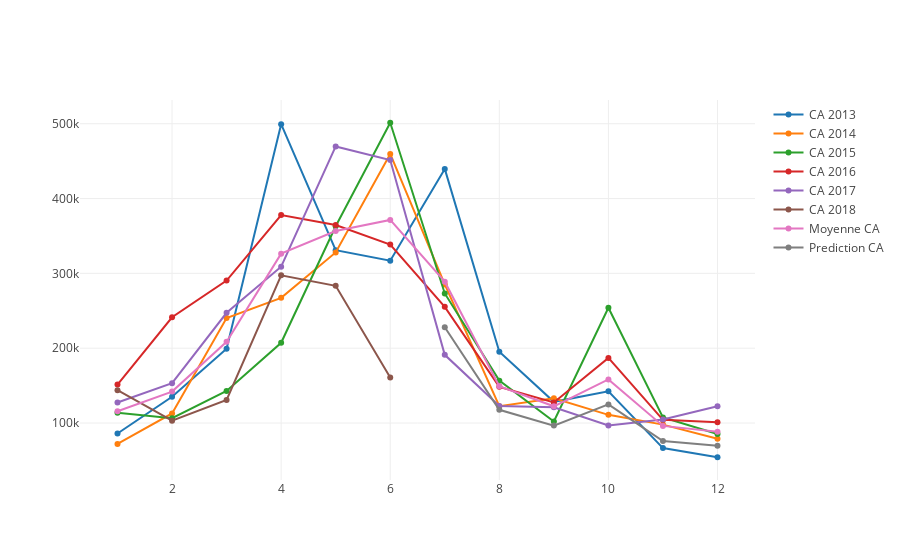

Write notebook code for a chart like this one.
### Code cell
years = [2013,2014,2015,2016,2017,2018]
data = []

for year in years:
    data.append(go.Scatter(x=df[df["annee"] == year]["mois"],y=df[df["annee"] == year]["total_vente"],name="CA "+str(year)))

predictions = []
for i,m in enumerate(mean):
    if i > 5:
        predictions.append(m * (1 + np.array(diff).mean() ))     
data.append(go.Scatter(x=months,y=mean,name="Moyenne CA"))
data.append(go.Scatter(x=[7,8,9,10,11,12],y=predictions,name="Prediction CA"))

plotly.offline.iplot(data)

### Figure 1 — Plotly figure (JSON) as saved in the notebook; plotly's stock layout.template omitted (floating-point values rounded to 4 significant figures)
{"data": [{"name": "CA 2013", "type": "scatter", "x": [1, 2, 3, 4, 5, 6, 7, 8, 9, 10, 11, 12], "y": [85940.0, 135100.0, 199400.0, 499400.0, 331000.0, 316900.0, 439600.0, 195300.0, 128300.0, 142500.0, 66510.0, 54240.0]}, {"name": "CA 2014", "type": "scatter", "x": [1, 2, 3, 4, 5, 6, 7, 8, 9, 10, 11, 12], "y": [72040.0, 112900.0, 240300.0, 267300.0, 328000.0, 459600.0, 285300.0, 122500.0, 133000.0, 110900.0, 97850.0, 78890.0]}, {"name": "CA 2015", "type": "scatter", "x": [1, 2, 3, 4, 5, 6, 7, 8, 9, 10, 11, 12], "y": [113700.0, 106500.0, 142900.0, 207200.0, 362900.0, 501300.0, 273200.0, 156600.0, 102000.0, 254000.0, 107500.0, 85220.0]}, {"name": "CA 2016", "type": "scatter", "x": [1, 2, 3, 4, 5, 6, 7, 8, 9, 10, 11, 12], "y": [151500.0, 241300.0, 290400.0, 377900.0, 364700.0, 338600.0, 255300.0, 148300.0, 127500.0, 187000.0, 104300.0, 101200.0]}, {"name": "CA 2017", "type": "scatter", "x": [1, 2, 3, 4, 5, 6, 7, 8, 9, 10, 11, 12], "y": [127400.0, 153200.0, 247300.0, 308900.0, 469600.0, 451500.0, 191100.0, 122600.0, 121000.0, 96730.0, 104600.0, 122400.0]}, {"name": "CA 2018", "type": "scatter", "x": [1, 2, 3, 4, 5, 6], "y": [143800.0, 103100.0, 130800.0, 297300.0, 283300.0, 160800.0]}, {"name": "Moyenne CA", "type": "scatter", "x": [1, 2, 3, 4, 5, 6, 7, 8, 9, 10, 11, 12], "y": [115700.0, 142000.0, 208500.0, 326300.0, 356600.0, 371500.0, 288900.0, 149100.0, 122400.0, 158200.0, 96150.0, 88380.0]}, {"name": "Prediction CA", "type": "scatter", "x": [7, 8, 9, 10, 11, 12], "y": [228000.0, 117600.0, 96550.0, 124900.0, 75880.0, 69740.0]}], "layout": {}}
